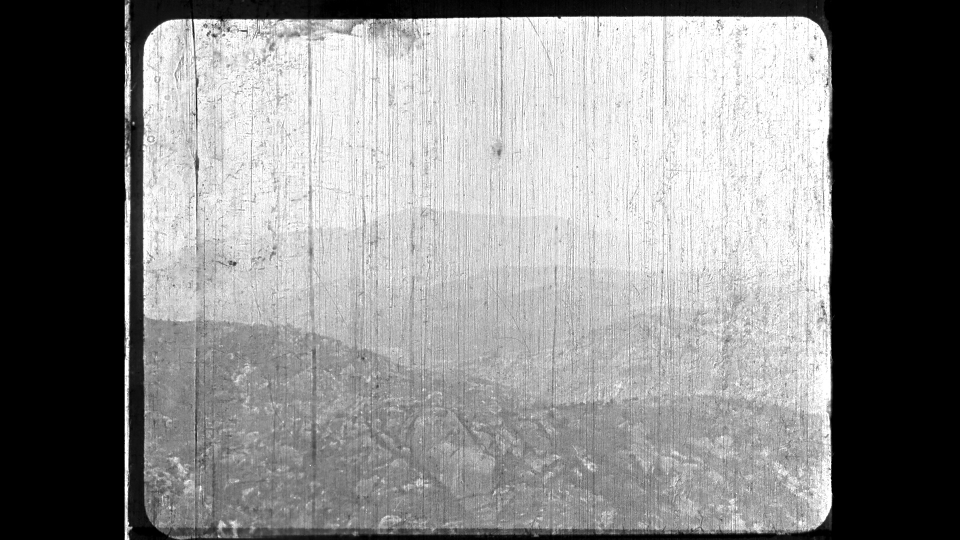
%> input picture 00005.jpg, 1920 x 1080 px (shown at 1/2 size)
$ octave --eval "result = BPFA_Denoise_Mixed_Real2(imread('00005.jpg'));"   (GNU Octave 9; MATLAB toolbox functions it lacks are replaced by stand-ins)
%> lines starting %> are read from the running program, lines starting %| are printed output that depends on the picture; in (x1, y1, x2, y2) boxes, pixels count from 0 and x2, y2 are one past the last pixel; in counts of white or black regions, pixels touching at a corner belong together; the program's own positions count from 1
### csnr.m
function s=csnr(A,B,row,col)

[~,~,~]=size(A);
[n,m,ch]=size(B);
A=double(A);
B=double(B);

if ch==1
   e=A-B;
   e=e(row+1:n-row,col+1:m-col);
   me=mean(mean(e.^2));
   s=10*log10(255^2/me);
else
   e=A-B;
   e=e(row+1:n-row,col+1:m-col,:);
   e1=e(:,:,1);e2=e(:,:,2);e3=e(:,:,3);
   me1=mean(mean(e1.^2));
   me2=mean(mean(e2.^2));
   me3=mean(mean(e3.^2));
   mse=(me1+me2+me3)/3;
   s  = 10*log10(255^2/mse);
%    s(1)=10*log10(255^2/me1);
%    s(2)=10*log10(255^2/me2);
%    s(3)=10*log10(255^2/me3);
end


return;

### cal_ssim.m
function ssim  =  cal_ssim( im1, im2, b_row, b_col )

[h, w, ch]  =  size( im1 );
ssim  = 0;
if ch==1
    ssim   = ssim_index( im1(b_row+1:h-b_row, b_col+1:w-b_col), im2( b_row+1:h-b_row, b_col+1:w-b_col) );
else
    for i = 1:ch
        ssim   = ssim + ssim_index( im1(b_row+1:h-b_row, b_col+1:w-b_col, i), im2( b_row+1:h-b_row, b_col+1:w-b_col, i) );
    end
    ssim   =  ssim/3;
end
return;


function [mssim, ssim_map] = ssim_index(img1, img2, K, window, L)

%========================================================================
%SSIM Index, Version 1.0
%Copyright(c) 2003 Zhou Wang
%All Rights Reserved.
%
%The author was with Howard Hughes Medical Institute, and Laboratory
%for Computational Vision at Center for Neural Science and Courant
%Institute of Mathematical Sciences, New York University, USA. He is
%currently with Department of Electrical and Computer Engineering,
%University of Waterloo, Canada.
%
%----------------------------------------------------------------------
%Permission to use, copy, or modify this software and its documentation
%for educational and research purposes only and without fee is hereby
%granted, provided that this copyright notice and the original authors'
%names appear on all copies and supporting documentation. This program
%shall not be used, rewritten, or adapted as the basis of a commercial
%software or hardware product without first obtaining permission of the
%authors. The authors make no representations about the suitability of
%this software for any purpose. It is provided "as is" without express
%or implied warranty.
%----------------------------------------------------------------------
%
%This is an implementation of the algorithm for calculating the
%Structural SIMilarity (SSIM) index between two images. Please refer
%to the following paper:
%
%Z. Wang, A. C. Bovik, H. R. Sheikh, and E. P. Simoncelli, "Image
%quality assessment: From error measurement to structural similarity"
%IEEE Transactios on Image Processing, vol. 13, no. 4, Apr. 2004.
%
%Kindly report any suggestions or corrections to zhouwang@ieee.org
%
%----------------------------------------------------------------------
%
%Input : (1) img1: the first image being compared
%        (2) img2: the second image being compared
%        (3) K: constants in the SSIM index formula (see the above
%            reference). defualt value: K = [0.01 0.03]
%        (4) window: local window for statistics (see the above
%            reference). default widnow is Gaussian given by
%            window = fspecial('gaussian', 11, 1.5);
%        (5) L: dynamic range of the images. default: L = 255
%
%Output: (1) mssim: the mean SSIM index value between 2 images.
%            If one of the images being compared is regarded as
%            perfect quality, then mssim can be considered as the
%            quality measure of the other image.
%            If img1 = img2, then mssim = 1.
%        (2) ssim_map: the SSIM index map of the test image. The map
%            has a smaller size than the input images. The actual size:
%            size(img1) - size(window) + 1.
%
%Default Usage:
%   Given 2 test images img1 and img2, whose dynamic range is 0-255
%
%   [mssim ssim_map] = ssim_index(img1, img2);
%
%Advanced Usage:
%   User defined parameters. For example
%
%   K = [0.05 0.05];
%   window = ones(8);
%   L = 100;
%   [mssim ssim_map] = ssim_index(img1, img2, K, window, L);
%
%See the results:
%
%   mssim                        %Gives the mssim value
%   imshow(max(0, ssim_map).^4)  %Shows the SSIM index map
%
%========================================================================


if (nargin < 2 || nargin > 5)
   mssim = -Inf;
   ssim_map = -Inf;
   return;
end

if (size(img1) ~= size(img2))
   mssim = -Inf;
   ssim_map = -Inf;
   return;
end

[M, N] = size(img1);

if (nargin == 2)
   if ((M < 11) || (N < 11))
	   mssim = -Inf;
	   ssim_map = -Inf;
      return
   end
   window = fspecial('gaussian', 11, 1.5);	%
   K(1) = 0.01;								      % default settings
   K(2) = 0.03;								      %
   L = 255;                                  %
end

if (nargin == 3)
   if ((M < 11) || (N < 11))
	   mssim = -Inf;
	   ssim_map = -Inf;
      return
   end
   window = fspecial('gaussian', 11, 1.5);
   L = 255;
   if (length(K) == 2)
      if (K(1) < 0 || K(2) < 0)
		   mssim = -Inf;
   		ssim_map = -Inf;
	   	return;
      end
   else
	   mssim = -Inf;
   	ssim_map = -Inf;
	   return;
   end
end

if (nargin == 4)
   [H, W] = size(window);
   if ((H*W) < 4 || (H > M) || (W > N))
	   mssim = -Inf;
	   ssim_map = -Inf;
      return
   end
   L = 255;
   if (length(K) == 2)
      if (K(1) < 0 || K(2) < 0)
		   mssim = -Inf;
   		ssim_map = -Inf;
	   	return;
      end
   else
	   mssim = -Inf;
   	ssim_map = -Inf;
	   return;
   end
end

if (nargin == 5)
   [H, W] = size(window);
   if ((H*W) < 4 || (H > M) || (W > N))
	   mssim = -Inf;
	   ssim_map = -Inf;
      return
   end
   if (length(K) == 2)
      if (K(1) < 0 || K(2) < 0)
		   mssim = -Inf;
   		ssim_map = -Inf;
	   	return;
      end
   else
	   mssim = -Inf;
   	ssim_map = -Inf;
	   return;
   end
end

C1 = (K(1)*L)^2;
C2 = (K(2)*L)^2;
window = window/sum(sum(window));
img1 = double(img1);
img2 = double(img2);

mu1   = filter2(window, img1, 'valid');
mu2   = filter2(window, img2, 'valid');
mu1_sq = mu1.*mu1;
mu2_sq = mu2.*mu2;
mu1_mu2 = mu1.*mu2;
sigma1_sq = filter2(window, img1.*img1, 'valid') - mu1_sq;
sigma2_sq = filter2(window, img2.*img2, 'valid') - mu2_sq;
sigma12 = filter2(window, img1.*img2, 'valid') - mu1_mu2;

if (C1 > 0 && C2 > 0)
   ssim_map = ((2*mu1_mu2 + C1).*(2*sigma12 + C2))./((mu1_sq + mu2_sq + C1).*(sigma1_sq + sigma2_sq + C2));
else
   numerator1 = 2*mu1_mu2 + C1;
   numerator2 = 2*sigma12 + C2;
	denominator1 = mu1_sq + mu2_sq + C1;
   denominator2 = sigma1_sq + sigma2_sq + C2;
   ssim_map = ones(size(mu1));
   index = (denominator1.*denominator2 > 0);
   ssim_map(index) = (numerator1(index).*numerator2(index))./(denominator1(index).*denominator2(index));
   index = (denominator1 ~= 0) & (denominator2 == 0);
   ssim_map(index) = numerator1(index)./denominator1(index);
end

mssim = mean2(ssim_map);

return

### BPFA_Denoise_Mixed_Real2.m
function [dI,NoiseVar,PSNR] = BPFA_Denoise_Mixed_Real2(IMin,IMin0, Hyper)
%------------------------------------------------------------------
% Input:
%   IMin: noisy image.
%   PatchSize: patch size, 8 is commonly used.
%   K: predefined dic  tionary size.
%   DispPSNR: calculate and display the instant PSNR during learning if it is TRUE
%   IsSeparateAlpha: use a separate precision for each factor score vector if it is TRUE.
%   InitOption: 'SVD' or 'Rand';
%   LearningMode: 'online' or 'batch';
%   IterPerRound: maximum iteration in each round.
%   ReduceDictSize: reduce the dictionary size during learning if it is TRUE
%   IMin0: original noise-free image (only used for PSNR calculation and
%   would not affect the denoising results).
%   sigma: noise variance (has no effect on the denoising results).
%   IMname: image name (has no effect on the deoising results).
% Output:
%   ave: denoised image (averaged output)
%   Iout: denoised image (sample output)
%   D: dictionary learned from the noisy image
%   S: basis coefficients
%   Z: binary indicators for basis usage
%   idex: patch index
%   Pi: the probabilities for each dictionary entries to be used
%   NoiseVar: estimated noise variance
%   alpha: precision for S
%   phi: noise precision
%   PSNR: peak signal-to-noise ratio
%   PSNRave: PSNR of ave.Iout
%------------------------------------------------------------------
if nargin < 2
    IMin0=IMin;
end
if nargin < 3
    Hyper.PatchSize = 8;
    Hyper.nlsp = 6;
    Hyper.step = 3;
end
if nargin < 4
    %Initialization with 'SVD' or 'Rand'
    InitOption = 'Rand';
end
if nargin < 5
    %Reduce the ditionary size during training if it is TRUE,
    %can be used to reduce computational complexity
    ReduceDictSize = false;
    % use a separate precision for each factor score vector if it is TRUE.
    IsSeparateAlpha = true;
end

[h,w,ch] = size(IMin);
PSNR = csnr( IMin*255, IMin0*255, 0, 0 );
SSIM = cal_ssim( IMin*255, IMin0*255, 0, 0 );
fprintf('Initial value : PSNR = %2.4f, SSIM = %2.4f\n', PSNR(end),SSIM(end));

%% Set Hyperparameters
c0=Hyper.c0;
d0=Hyper.d0;
e0=Hyper.e0;
f0=Hyper.f0;

PatchSize = Hyper.PatchSize;
nlsp = Hyper.nlsp;
step = Hyper.step;
cls_num = 32;
MaxIteration = Hyper.MaxIteration;
dI = zeros(size(IMin));
for channel = 1:ch
    Iteration = 0;
    loop = 1;
    NoiseVar = [];
    while loop && Iteration <= MaxIteration
        Iteration = Iteration + 1;
        if length(NoiseVar)>=1 && sum(NoiseVar>=3.) <= 1
            disp(['iter:', num2str(Iteration),'    ave_Z: ', num2str(full(mean(sum(Z,2)))),'    M:', num2str(nnz(mean(Z,1)>1/1000)),'    PSNR:',num2str(PSNR(end)),'   NoiseVar are from ',num2str(min(NoiseVar)), ' to ',num2str(max(NoiseVar)) ]);
            loop = 0;
        end
        %% Clustering via GMM
        [nDCSeedX,nDCnlX,blk_arr,DC] = CalNonLocal( IMin,PatchSize, step,nlsp);
        if Iteration ==1
%             label = vbgm(nDCSeedX, cls_num);
%             cls_num = max(label);
            fprintf('Iter %d : There are %d components.\n',Iteration, cls_num);
            label = emgm(nDCnlX, cls_num,nlsp);
        else
            label = emgm(nDCnlX, cls_num,nlsp);
        end
        % cluster segmentation
        [idx,  s_idx]    =  sort(label);
        idx2   =  idx(1:end-1) - idx(2:end);
        seq    =  find(idx2);
        seg    =  [0; seq; length(label)];
        NoiseVar = [];
        %% component-wise sampling and dictionary learning
        nlX = zeros(PatchSize^2*ch,(h-PatchSize+1)*(w-PatchSize+1),'double');
        nlW = zeros(PatchSize^2*ch,(h-PatchSize+1)*(w-PatchSize+1),'double');
        for   i = 1:length(seg)-1
            idx          =   s_idx(seg(i)+1:seg(i+1));
            %% from idx of DC to index of PGs
            index = [];
            for j = 1:nlsp
                index = [index (idx-1)*nlsp+j];
            end
            index = index';
            index = reshape(index,[1 length(index(:))]);
            Xc = nDCnlX(:,index);
            if length(idx)<= ceil(300^2/cls_num)
                K = 256;  %dictionary size
            else
                K = 512;
            end
            cls = label(idx(1));
            %%
            IterPerRound = ones(1,nlsp);
            IterPerRound(end) = 50;
            %%
            X_k=[];
            idex=[];
            % for spiky noise
            B = [];
            W = [];
            gamma_w=1;
            PiM = 0.01;
            for ite = 1:nlsp
                idexold = idex;
                idexNew = ite:nlsp:length(index);
                idex = [idexold idexNew];
                XNew = Xc(:,idexNew);
                X_k = [X_k,XNew];
                [P,N] = size(X_k);
                % for spiky noise
                B = sparsify([B,false(P,size(X_k,2)-size(B,2))]);
                W = sparsify([W,zeros(P,size(X_k,2)-size(W,2))]);
                % end for spiky noise
                %Sparsity Priors
                if strcmp(InitOption,'SVD')==1
                    a0=1;
                    b0=N/8;
                else
                    a0=1;
                    b0=1;
                end
                if ite == 1
                    % Random initialization
                    phi = 1/((Hyper.RannSig(channel)/255)^2);
                    [D,S,Z,phi,alpha,Pi] = InitMatrix_Denoise(X_k,K,InitOption,IsSeparateAlpha,phi);
                else
                    % Initialize new added patches with their neighbours
                    [S,Z] = SZUpdate(XNew,S,Z,K);
                end
                idext = N-length(idexNew)+1 : N;
                X_k(:,idext) = X_k(:,idext) - D*(S(idext,:).*Z(idext,:))';
                % for spiky noise
                X_k(:,idext) = X_k(:,idext) - B(:,idext).*W(:,idext);
                % end for spiky noise
                for iter=1:IterPerRound(ite)
                    % Sample D, Z, and S
                    if size(IMin,3)==1
                        Pi(1) = 1;
                    end
                    [X_k, D, Z, S] = SampleDZS(X_k, D, Z, S, Pi, alpha, phi, true, true, true);
                    % for spiky noise
                    if (~(iter==1))
                        a1=1;
                        b1 = 100;
                        PiM = betarnd(B+a1,1-B+b1);
                    end
                    X_k = X_k + B.*W;

                    W1 = full(W);
                    W1(~B) = randn(numel(B)-nnz(B),1)*sqrt(1/gamma_w);
                    temp =  - 0.5*phi*( W1.^2 - 2*W1.*X_k );
                    %temp = exp(temp)*0.01;
                    %B =  rand(P,N) > ((1-0.01)./(temp+1-0.01)) ;
                    temp = exp(temp).*PiM;
                    B =  rand(P,N) > ((1-PiM)./(temp+1-PiM)) ;
                    %temp = temp + log(Pi(:,k)+realmin) - log(1-Pi(:,k)+realmin);
                    %    Z(:,k) = ( rand(N,1) > (1./(exp(temp)+1)) );
                    clear W1;

                    idx = find(B);
                    Sig_w = 1/(gamma_w + phi);
                    W(idx) = randn(length(idx),1)*sqrt(Sig_w) + Sig_w*phi*X_k(idx);

                    X_k = X_k - B.*W;

                    ei = e0 + 0.5*numel(B);
                    fi = f0 + 0.5*sum(sum(W.^2)) + 0.5*(numel(B)-nnz(B))*(1/gamma_w);
                    gamma_w = gamrnd(ei,1./fi);
                    % end for spiky noise

                    % Sample Pi
                    Pi = SamplePi(Z,a0,b0);
                    % Sample alpha
                    alpha = Samplealpha(S,e0,f0,Z,alpha);
                    % Sample phi
                    phi = Samplephi(X_k,c0,d0);
                    %                 % estimate noise level
                    %                 NoiseVar(end+1) = sqrt(1/phi)*255;
                    if ReduceDictSize
                        sumZ = sum(Z,1)';
                        if min(sumZ)==0
                            Pidex = sumZ==0;
                            D(:,Pidex)=[];
                            K = size(D,2);
                            S(:,Pidex)=[];
                            Z(:,Pidex)=[];
                            Pi(:,Pidex)=[];
                            alpha(Pidex)=[];
                        end
                    end
                end
            end
            % estimate noise level
            NoiseVar(end+1) = sqrt(1/phi)*255;
            fprintf('Iter %d : The Noise Level of the %dth component is %2.4f\n',Iteration, cls, NoiseVar(end));
            Xc(:,idex) = D*S';
            %% add DC components and aggregation
            nlX(:,blk_arr(index)) = nlX(:,blk_arr(index)) + Xc + DC(:,index);
            nlW(:,blk_arr(index)) = nlW(:,blk_arr(index))+ones(PatchSize^2*ch,length(index));
        end
        %% Reconstruction
        Iout   =  zeros(h,w,ch,'double');
        im_wei   =  zeros(h,w,ch,'double');
        r = 1:h-PatchSize+1;
        c = 1:w-PatchSize+1;
        l = 0;
        for k = 1:ch
            for i = 1:PatchSize
                for j =1:PatchSize
                    l    =  l+1;
                    Iout(r-1+i,c-1+j,k)  =  Iout(r-1+i,c-1+j,k) + reshape( nlX(l,:)', [h-PatchSize+1 w-PatchSize+1]);
                    im_wei(r-1+i,c-1+j,k)  =  im_wei(r-1+i,c-1+j,k) +reshape( nlW(l,:)', [h-PatchSize+1 w-PatchSize+1]);
                end
            end
        end
        Iout = Iout./(im_wei+realmin);
        %% calculate the PSNR
        PSNR = [PSNR csnr( Iout*255, IMin0*255, 0, 0 )];
        SSIM = [SSIM  cal_ssim( Iout*255, IMin0*255, 0, 0 )];
        fprintf('Iter %d : PSNR = %2.4f, SSIM = %2.4f\n',Iteration, PSNR(end),SSIM(end));
    end
    dI(:,:,channel) = Iout;
end
%> in BPFA_Denoise_Mixed_Real2, IMin0 is the input picture: size 1080x1920x3 uint8; min 0, max 255, mean 135.2
%> in csnr, `A=double(A);`:
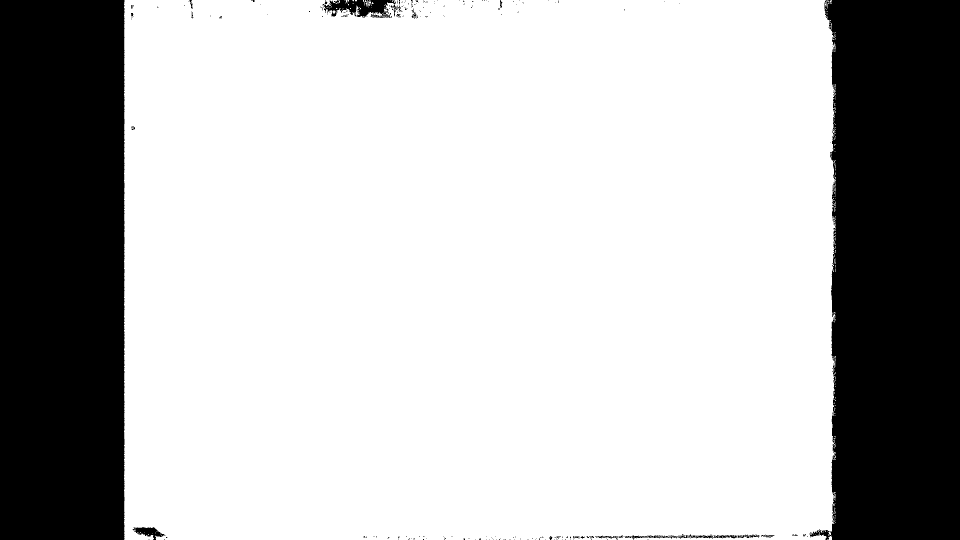
%> A: size 1080x1920x3 double (shown at 1/2 size); 73.5% white; 206 black regions (181 under 20 px), largest, box (x1, y1, x2, y2) and area: (1619, 0, 1920, 1080) 275227, (0, 0, 249, 1080) 268520, (648, 0, 792, 36) 3026
%> in csnr, `e=A-B;`: e: size 1080x1920x3 double; every value is 0
%> in csnr, `e1=e(:,:,1)`: e1: size 1080x1920 double; every value is 0
%> in csnr, `me1=mean(mean(e1.^2));`: me1 = 0
%> in csnr, `s  = 10*log10(255^2/mse);`: s = Inf
%> the loop in cal_ssim, `for i = 1:ch` made 3 passes
%> pass 1, in ssim_index, `sigma1_sq = filter2(window, img1.*img1, 'valid') - mu1_sq;`:
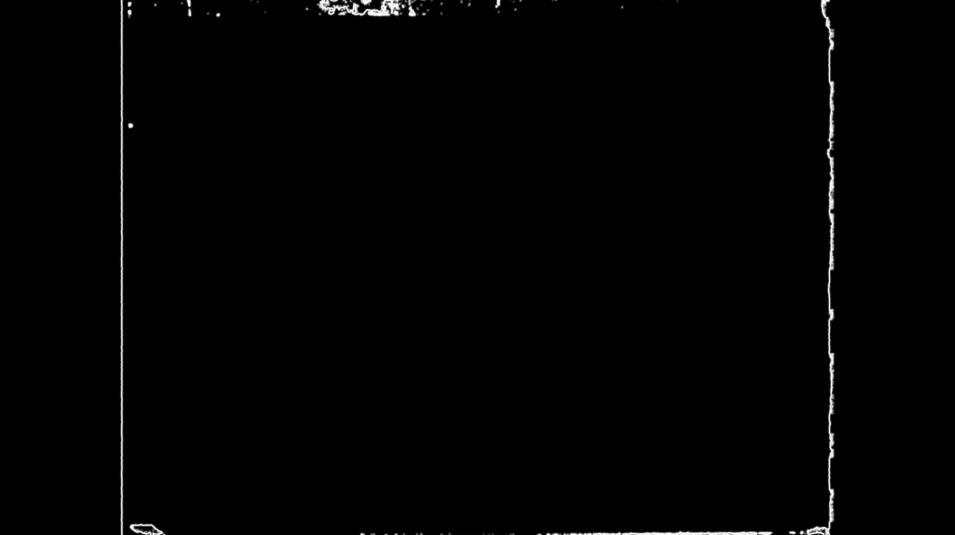
%> sigma1_sq: size 1070x1910 double (shown at 1/2 size); min -1.46e-11, max 16256.2, mean 131.2; drawn with min black and max white
%> in cal_ssim, `ssim   =  ssim/3;`: ssim = 1
%| Initial value : PSNR = Inf, SSIM = 1.0000
%> (the run ends here)
